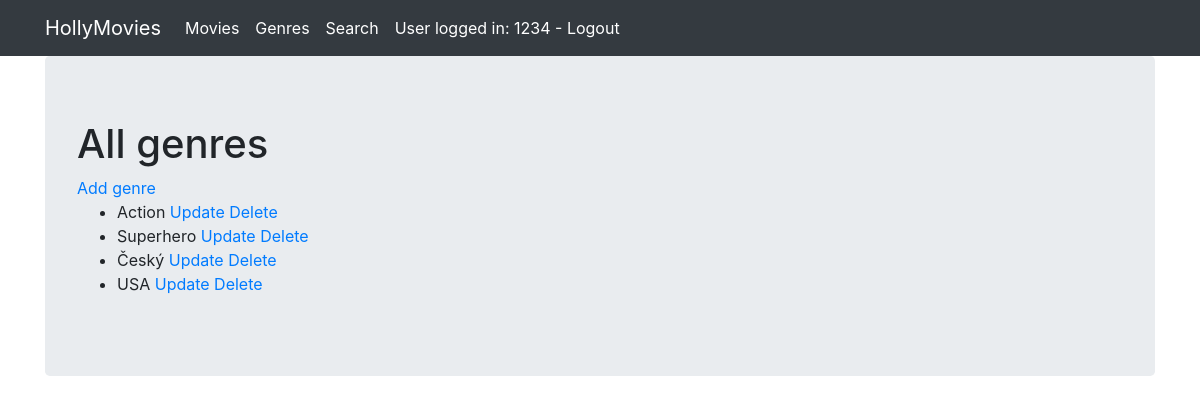
The page /genres (signed in) on the database its author committed.
### viewer/models.py (models this page shows)
class Genre(Model):
  name = CharField(max_length=128)

### viewer/views.py (the view)
# urls.py: path('genres', GenresView.as_view(), name='genres'), #Class based view
class GenresView(ListView):
  template_name = 'genres.html'
  model = Genre

### viewer/templates/genres.html
{% extends "base.html" %}
{% block content %}
  <h1>All genres</h1>
    <a href="{% url 'genre_create' %}"> Add genre </a>
  <ul>
    {% for genre in object_list %}
      <li>
          {{ genre.name }}
          <a href="{% url 'genre_update' genre.pk %}"> Update </a>
      <a href="{% url 'genre_delete' genre.pk %}"> Delete </a>
      </li>
    {% endfor %}
  </ul>
{% endblock %}

### viewer/templates/base.html (shortened to what this page needs)
{% load static %}
<html {% if LANGUAGE_CODE %}lang="{{ LANGUAGE_CODE }}" {% endif %}>
<head>
    <link rel="stylesheet" href="https://stackpath.bootstrapcdn.com/bootstrap/4.2.1/css/bootstrap.min.css"
>
</head>
<body>
    <nav class="navbar navbar-expand-lg navbar-dark bg-dark">
        <div class="container fixed">
            <a class="navbar-brand" href="{% url 'index' %}">HollyMovies</a>
            <div class="collapse navbar-collapse" id="navbarNavAltMarkup">
                <div class="navbar-nav">
                    <a class="nav-item nav-link active" href="{% url 'index' %}">
                        Movies
                    </a>
                    <a class="nav-item nav-link active" href="{% url 'genres' %}">
                        Genres
                    </a>
                    <a class="nav-item nav-link active" href="{% url 'search' %}">
                        Search
                    </a>
                    {% if request.user.is_authenticated %}
                    <a class="nav-item nav-link active" href="{% url 'logout' %}">
                        User logged in: {{ request.user.username }} - Logout
                    </a>
                    {% else %}
                    <a class="nav-item nav-link active" href="{% url 'login' %}">
                        Login
                    </a>
                    {% endif %}
                </div>
            </div>
        </div>
    </nav>
    <div class="container">
        <div class="jumbotron">
            {% block content %}{% endblock %}
        </div>
    </div>
</body>
</html>

### rows shown on the page
Genre: name "Action"
Genre: name "Superhero"
Genre: name "Český"
Genre: name "USA"

### other values the page prints
{{ request.user.username }} "1234"
